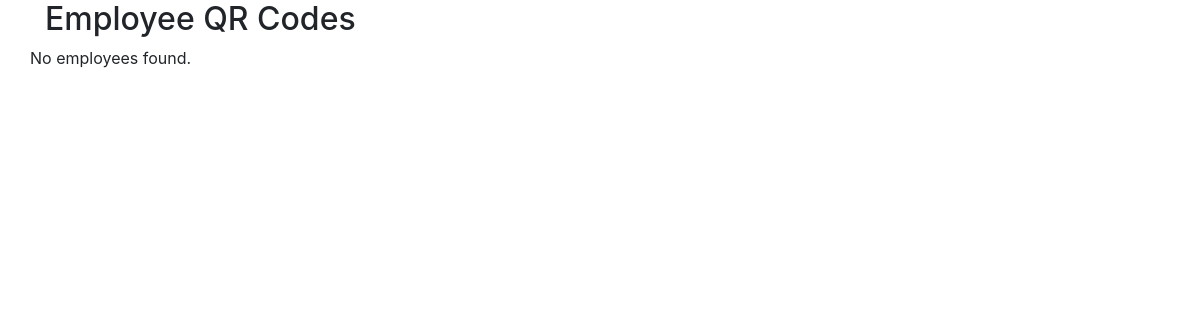
Before: /view_qr_codes.php with the older database file.
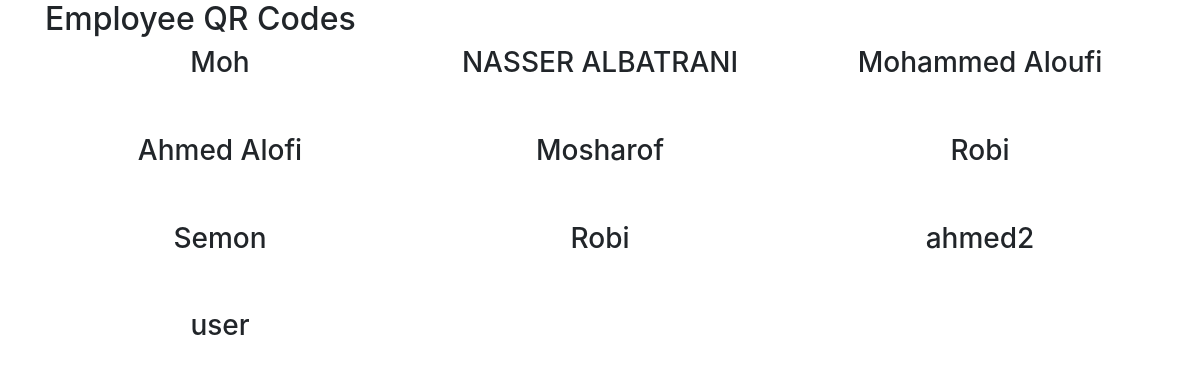
After: the same page with the newer database file.
### tables this page shows
CREATE TABLE `users` (
  `id` int(11) NOT NULL,
  `username` varchar(50) NOT NULL,
  `password` varchar(255) NOT NULL,
  `role` enum('manager','employee') NOT NULL,
  `phone` varchar(15) DEFAULT NULL,
  `email` varchar(100) DEFAULT NULL,
  `employee_name` varchar(100) NOT NULL,
  `image` varchar(255) DEFAULT NULL,
  `salary` decimal(10,2) NOT NULL DEFAULT 0.00,
  `qr_code` varchar(255) DEFAULT NULL
);

### view_qr_codes.php (the view, shortened to what this page needs)
<?php
include('db.php');
$sql = "SELECT id, employee_name, username FROM users";
$result = $conn->query($sql);
?>
<!DOCTYPE html>
<html lang="en">
<head>
    <link rel="stylesheet" href="https://stackpath.bootstrapcdn.com/bootstrap/4.5.2/css/bootstrap.min.css">
</head>
<body>
    <div class="container">
        <h2>Employee QR Codes</h2>
        <div class="row">
            <?php
            if ($result->num_rows > 0) {
                while ($row = $result->fetch_assoc()) {
                    echo '<div class="col-md-4 text-center">';
                    echo '<h3>' . htmlspecialchars($row['employee_name']) . '</h3>';
                    echo '</div>';
                }
            } else {
                echo '<p>No employees found.</p>';
            }
            ?>
        </div>
    </div>
</body>
</html>

Changed rows visible on the page:
added users: employee_name "Moh"
added users: employee_name "NASSER ALBATRANI"
added users: employee_name "Mohammed Aloufi"
added users: employee_name "Ahmed Alofi"
added users: employee_name "Mosharof"
added users: employee_name "Robi"
added users: employee_name "Semon"
added users: employee_name "Robi"
added users: employee_name "ahmed2"
added users: employee_name "user"
Other visible differences:
text no longer shown: "No employees found."
